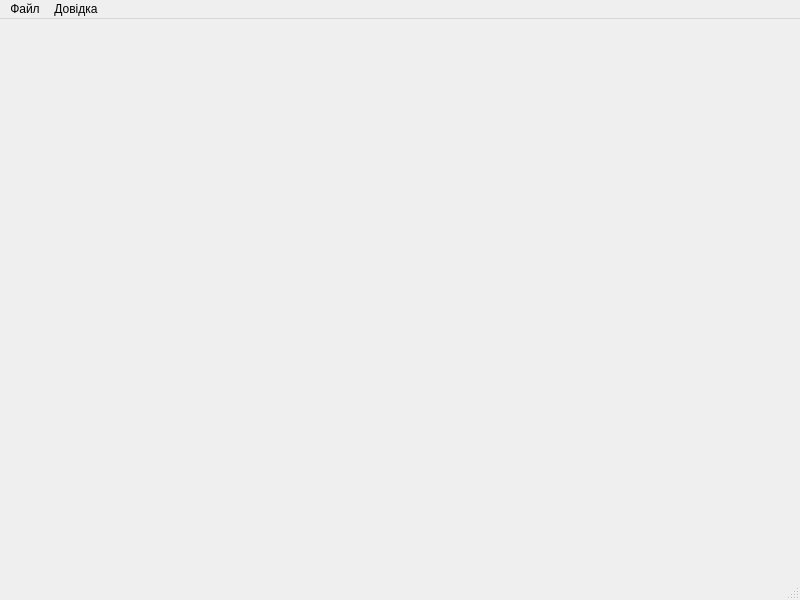
<?xml version="1.0" encoding="UTF-8"?>
<ui version="4.0">
 <class>MainWindow</class>
 <widget class="QMainWindow" name="MainWindow">
  <property name="geometry">
   <rect>
    <x>0</x>
    <y>0</y>
    <width>800</width>
    <height>600</height>
   </rect>
  </property>
  <property name="sizePolicy">
   <sizepolicy hsizetype="Fixed" vsizetype="Preferred">
    <horstretch>0</horstretch>
    <verstretch>0</verstretch>
   </sizepolicy>
  </property>
  <property name="windowTitle">
   <string>MainWindow</string>
  </property>
  <widget class="QWidget" name="centralwidget"/>
  <widget class="QMenuBar" name="menubar">
   <property name="geometry">
    <rect>
     <x>0</x>
     <y>0</y>
     <width>800</width>
     <height>22</height>
    </rect>
   </property>
   <widget class="QMenu" name="menu">
    <property name="title">
     <string>Файл</string>
    </property>
    <addaction name="separator"/>
    <addaction name="action_3"/>
   </widget>
   <widget class="QMenu" name="menu_2">
    <property name="title">
     <string>Довідка</string>
    </property>
    <addaction name="action_2"/>
   </widget>
   <addaction name="menu"/>
   <addaction name="menu_2"/>
  </widget>
  <widget class="QStatusBar" name="statusbar"/>
  <action name="action_2">
   <property name="text">
    <string>Контакти</string>
   </property>
  </action>
  <action name="action_3">
   <property name="text">
    <string>Закрити програму</string>
   </property>
  </action>
 </widget>
 <resources/>
 <connections/>
</ui>
